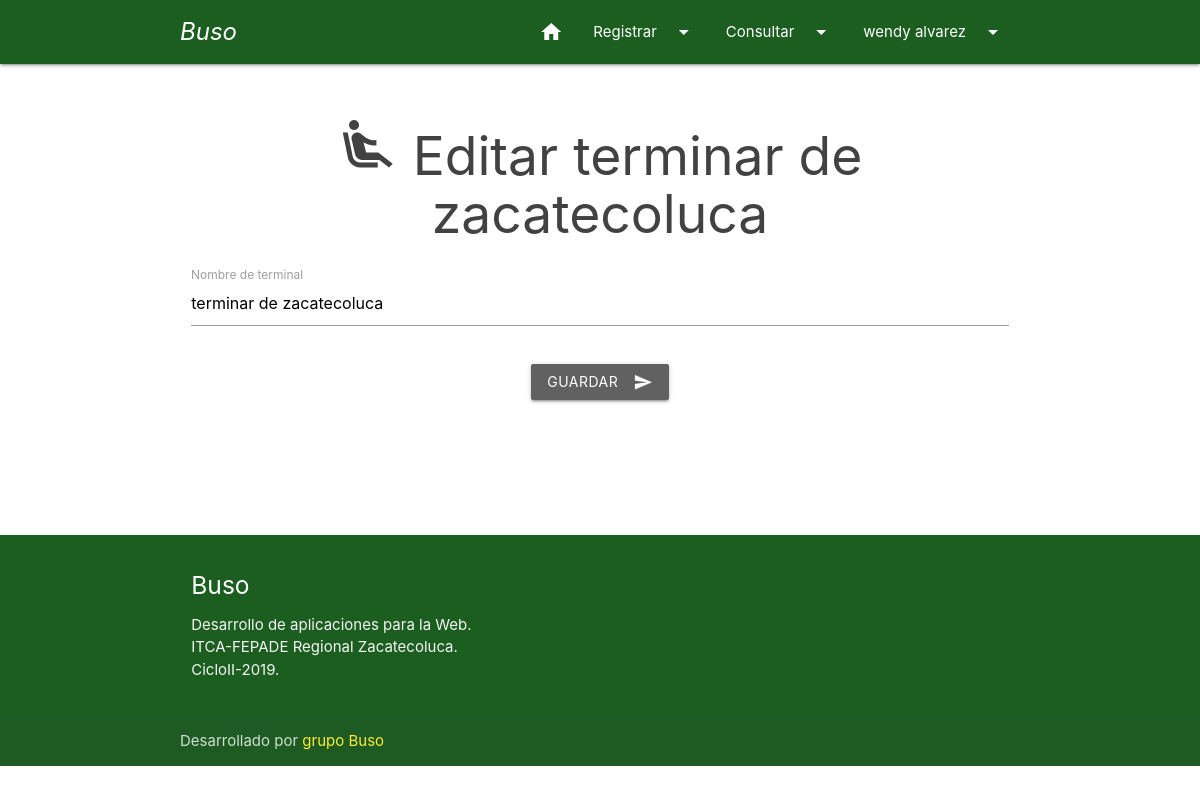
Screenshot of /web/WebTerminal/index.php?c=Terminal&a=Crud&id=3 (signed in) with the database file from the repository.
### tables this page shows
CREATE TABLE `terminal` (
  `idterminal` int(11) NOT NULL,
  `nombre_terminal` varchar(100) NOT NULL
);

### web/WebTerminal/controller/terminal.controller.php (called while the page is built, shortened)
<?php
require_once 'model/Terminal.php';
class TerminalController{
    private $model;
    public function __CONSTRUCT(){
        $this->model = new Terminal();
    }
    public function Crud(){
        $terminal = new Terminal();
        if(isset($_REQUEST['id'])){
            $terminal = $this->model->ObtenerTerminal($_REQUEST['id']);
        }
        require_once 'view/include/cabecera_usuario.php';
        require_once 'view/registrar_terminal.php';
        require_once 'view/include/pie.php';
    }
}

### web/WebTerminal/model/Conexion.php (called while the page is built)
<?php
	class Conexion
	{
	    public static function Conectar()
	    {
	        $pdo = new PDO('mysql:host=localhost;dbname=mybuso;charset=utf8', 'root', '');
	        $pdo->setAttribute(PDO::ATTR_ERRMODE, PDO::ERRMODE_EXCEPTION);
	        return $pdo;
	    }
	}
?>

### web/WebTerminal/model/Terminal.php (called while the page is built, shortened)
<?php
class Terminal
{
	private $pdo;
	public function __CONSTRUCT()
	{
		try
		{
			$this->pdo = Conexion::Conectar();
		}
        catch (Throwable $t)
        {
			die($t->getMessage());
        }
		catch(Exception $e)
		{
			die($e->getMessage());
		}
	}
	public function ObtenerTerminal($id)
	{
		try
		{
			$stm = $this->pdo
			          ->prepare("SELECT * FROM terminal WHERE idterminal = ?");
			$stm->execute(array($id));
			return $stm->fetch(PDO::FETCH_OBJ);
		}
        catch (Throwable $t)
        {
			die($t->getMessage());
        }
		catch(Exception $e)
		{
			die($e->getMessage());
		}
	}
}

### web/WebTerminal/view/registrar_terminal.php (the view, shortened to what this page needs)
<?php
  require_once 'model/Terminal.php';
 ?>
  <div class="container">
    <div class="section">
      <div class="row">
        <div class="col s12">
            <h2 class="center  grey-text text-darken-3"><i class="medium material-icons">airline_seat_recline_extra</i>
              <?php echo $terminal->idterminal != null ? 'Editar '.$terminal->nombre_terminal : 'Registrar Terminal'; ?>
            </h2>
            <div class="row">
              <form class="col s12" action="?c=Terminal&a=Guardar" method="post" enctype="multipart/form-data">
                <div class="row">
                  <div class="input-field col s12">
                    <input id="txtNombreterminal" type="text" class="validate" name="txtNombreterminal" value="<?php echo $terminal->nombre_terminal; ?>"  required>
                    <label for="txtNombreterminal">Nombre de terminal</label>
                  </div>
                  <div class="input-field col s12 center">
                  <button type="submit" class="waves-effect waves-light btn grey darken-2"><i class="material-icons right">send</i>Guardar</button>
                  </div>
                </div>
              </form>
            </div>
        </div>
      </div>
    </div>
    <br><br>
  </div>

### rows the page displays
terminal: nombre_terminal "terminar de zacatecoluca", txtNombreterminal "terminar de zacatecoluca"

### other values shown
$_SESSION["nombre"] "wendy"
$_SESSION["apellido"] "alvarez"
